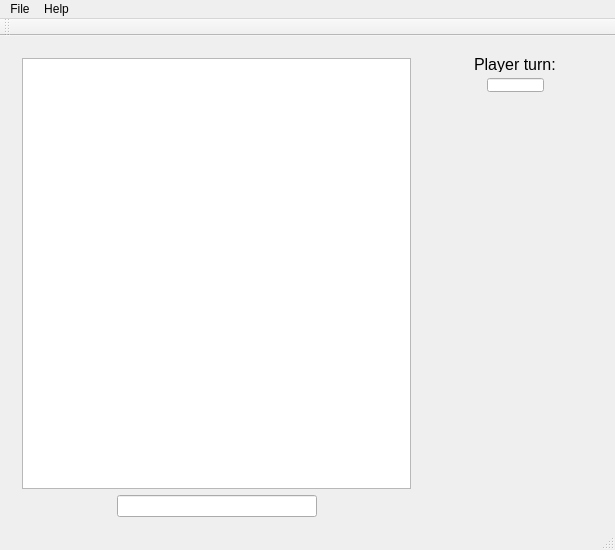
<?xml version="1.0" encoding="UTF-8"?>
<ui version="4.0">
 <class>MainWindow</class>
 <widget class="QMainWindow" name="MainWindow">
  <property name="geometry">
   <rect>
    <x>0</x>
    <y>0</y>
    <width>615</width>
    <height>550</height>
   </rect>
  </property>
  <property name="minimumSize">
   <size>
    <width>615</width>
    <height>550</height>
   </size>
  </property>
  <property name="maximumSize">
   <size>
    <width>615</width>
    <height>550</height>
   </size>
  </property>
  <property name="windowTitle">
   <string>Draughts (2 players)</string>
  </property>
  <widget class="QWidget" name="centralWidget">
   <widget class="QWidget" name="layoutWidget">
    <property name="geometry">
     <rect>
      <x>440</x>
      <y>10</y>
      <width>151</width>
      <height>57</height>
     </rect>
    </property>
    <layout class="QVBoxLayout" name="verticalLayout">
     <item>
      <layout class="QHBoxLayout" name="horizontalLayout">
       <item>
        <spacer name="horizontalSpacer">
         <property name="orientation">
          <enum>Qt::Horizontal</enum>
         </property>
         <property name="sizeHint" stdset="0">
          <size>
           <width>40</width>
           <height>20</height>
          </size>
         </property>
        </spacer>
       </item>
       <item>
        <widget class="QLabel" name="label">
         <property name="font">
          <font>
           <pointsize>12</pointsize>
          </font>
         </property>
         <property name="text">
          <string>Player turn:</string>
         </property>
        </widget>
       </item>
       <item>
        <spacer name="horizontalSpacer_2">
         <property name="orientation">
          <enum>Qt::Horizontal</enum>
         </property>
         <property name="sizeHint" stdset="0">
          <size>
           <width>40</width>
           <height>20</height>
          </size>
         </property>
        </spacer>
       </item>
      </layout>
     </item>
     <item>
      <layout class="QHBoxLayout" name="horizontalLayout_2">
       <item>
        <spacer name="horizontalSpacer_3">
         <property name="orientation">
          <enum>Qt::Horizontal</enum>
         </property>
         <property name="sizeHint" stdset="0">
          <size>
           <width>40</width>
           <height>20</height>
          </size>
         </property>
        </spacer>
       </item>
       <item>
        <widget class="QLineEdit" name="lineEdit">
         <property name="maximumSize">
          <size>
           <width>60</width>
           <height>25</height>
          </size>
         </property>
         <property name="font">
          <font>
           <pointsize>12</pointsize>
          </font>
         </property>
         <property name="alignment">
          <set>Qt::AlignCenter</set>
         </property>
         <property name="readOnly">
          <bool>true</bool>
         </property>
         <property name="clearButtonEnabled">
          <bool>false</bool>
         </property>
        </widget>
       </item>
       <item>
        <spacer name="horizontalSpacer_4">
         <property name="orientation">
          <enum>Qt::Horizontal</enum>
         </property>
         <property name="sizeHint" stdset="0">
          <size>
           <width>40</width>
           <height>20</height>
          </size>
         </property>
        </spacer>
       </item>
      </layout>
     </item>
    </layout>
   </widget>
   <widget class="QWidget" name="layoutWidget">
    <property name="geometry">
     <rect>
      <x>11</x>
      <y>11</y>
      <width>411</width>
      <height>481</height>
     </rect>
    </property>
    <layout class="QVBoxLayout" name="verticalLayout_2">
     <item>
      <widget class="QTableWidget" name="tableWidget">
       <property name="editTriggers">
        <set>QAbstractItemView::NoEditTriggers</set>
       </property>
      </widget>
     </item>
     <item>
      <layout class="QHBoxLayout" name="horizontalLayout_3">
       <item>
        <spacer name="horizontalSpacer_6">
         <property name="orientation">
          <enum>Qt::Horizontal</enum>
         </property>
         <property name="sizeHint" stdset="0">
          <size>
           <width>40</width>
           <height>20</height>
          </size>
         </property>
        </spacer>
       </item>
       <item>
        <widget class="QLineEdit" name="lineEdit_2">
         <property name="minimumSize">
          <size>
           <width>200</width>
           <height>0</height>
          </size>
         </property>
         <property name="alignment">
          <set>Qt::AlignCenter</set>
         </property>
         <property name="readOnly">
          <bool>true</bool>
         </property>
        </widget>
       </item>
       <item>
        <spacer name="horizontalSpacer_5">
         <property name="orientation">
          <enum>Qt::Horizontal</enum>
         </property>
         <property name="sizeHint" stdset="0">
          <size>
           <width>40</width>
           <height>20</height>
          </size>
         </property>
        </spacer>
       </item>
      </layout>
     </item>
    </layout>
   </widget>
  </widget>
  <widget class="QMenuBar" name="menuBar">
   <property name="geometry">
    <rect>
     <x>0</x>
     <y>0</y>
     <width>615</width>
     <height>21</height>
    </rect>
   </property>
   <widget class="QMenu" name="menuFile">
    <property name="title">
     <string>File</string>
    </property>
    <addaction name="actionNew_Game"/>
    <addaction name="actionExit"/>
   </widget>
   <widget class="QMenu" name="menuHelp">
    <property name="title">
     <string>Help</string>
    </property>
    <addaction name="actionAbout"/>
   </widget>
   <addaction name="menuFile"/>
   <addaction name="menuHelp"/>
  </widget>
  <widget class="QToolBar" name="mainToolBar">
   <attribute name="toolBarArea">
    <enum>TopToolBarArea</enum>
   </attribute>
   <attribute name="toolBarBreak">
    <bool>false</bool>
   </attribute>
  </widget>
  <widget class="QStatusBar" name="statusBar"/>
  <action name="actionNew_Game">
   <property name="text">
    <string>New Game</string>
   </property>
  </action>
  <action name="actionExit">
   <property name="text">
    <string>Exit</string>
   </property>
  </action>
  <action name="actionAbout">
   <property name="text">
    <string>About...</string>
   </property>
  </action>
 </widget>
 <layoutdefault spacing="6" margin="11"/>
 <resources/>
 <connections/>
</ui>
